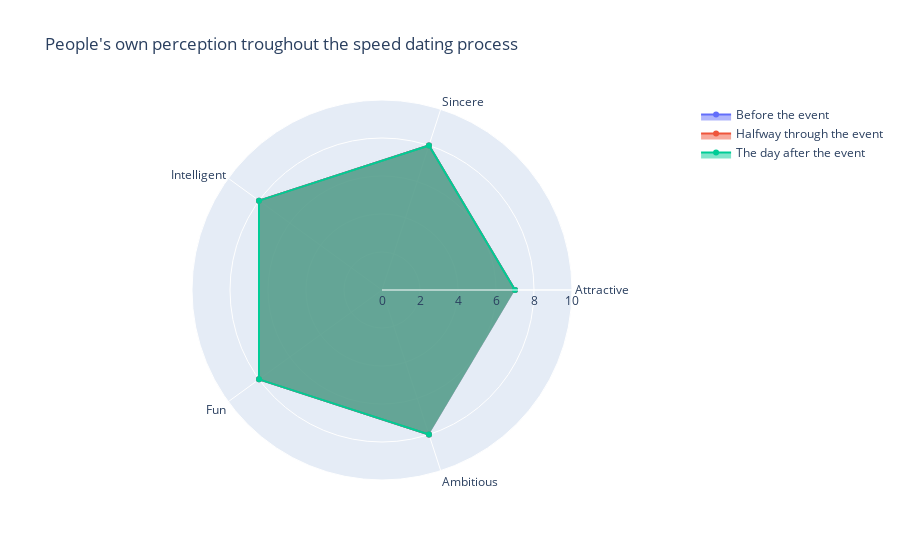

This figure's notebook cell:
### Code cell
categories = ['Attractive','Sincere','Intelligent', 'Fun', 'Ambitious']

fig = go.Figure()

fig.add_trace(go.Scatterpolar(
      r=[df_temp_median['attr3_1'], df_temp_median['sinc3_1'], df_temp_median['intel3_1'], df_temp_median['fun3_1'], df_temp_median['amb3_1']],
      theta=categories,
      fill='toself',
      name='Before the event'
))
fig.add_trace(go.Scatterpolar(
      r=[df_temp_median['attr3_s'], df_temp_median['sinc3_s'], df_temp_median['intel3_s'], df_temp_median['fun3_s'], df_temp_median['amb3_s']],
      theta=categories,
      fill='toself',
      name='Halfway through the event'
))

fig.add_trace(go.Scatterpolar(
      r=[df_temp_median['attr3_2'], df_temp_median['sinc3_2'], df_temp_median['intel3_2'], df_temp_median['fun3_2'], df_temp_median['amb3_2']],
      theta=categories,
      fill='toself',
      name='The day after the event'
))


fig.update_layout(
    title=go.layout.Title(text='People\'s own perception troughout the speed dating process'),
    polar=dict(radialaxis=dict(visible=True, range=[0, 10])),
    showlegend=True
)

fig.show()

### Figure 1 — Plotly figure (JSON) as saved in the notebook; plotly's stock layout.template omitted (floating-point values rounded to 4 significant figures)
{"data": [{"fill": "toself", "name": "Before the event", "r": [7, 8, 8, 8, 8], "theta": ["Attractive", "Sincere", "Intelligent", "Fun", "Ambitious"], "type": "scatterpolar"}, {"fill": "toself", "name": "Halfway through the event", "r": [7, 8, 8, 8, 8], "theta": ["Attractive", "Sincere", "Intelligent", "Fun", "Ambitious"], "type": "scatterpolar"}, {"fill": "toself", "name": "The day after the event", "r": [7, 8, 8, 8, 8], "theta": ["Attractive", "Sincere", "Intelligent", "Fun", "Ambitious"], "type": "scatterpolar"}], "layout": {"polar": {"radialaxis": {"range": [0, 10], "visible": true}}, "showlegend": true, "title": {"text": "People's own perception troughout the speed dating process"}}}
